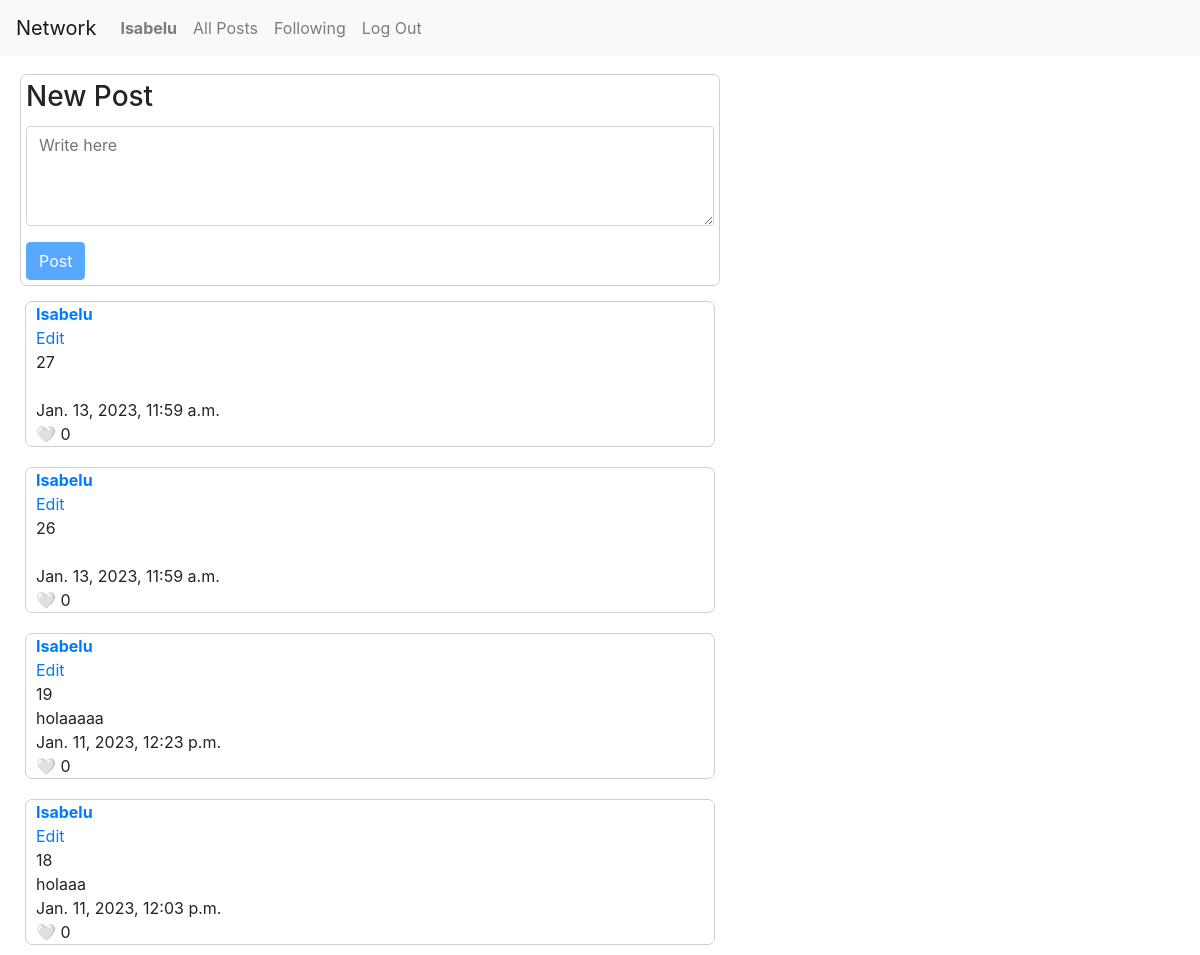
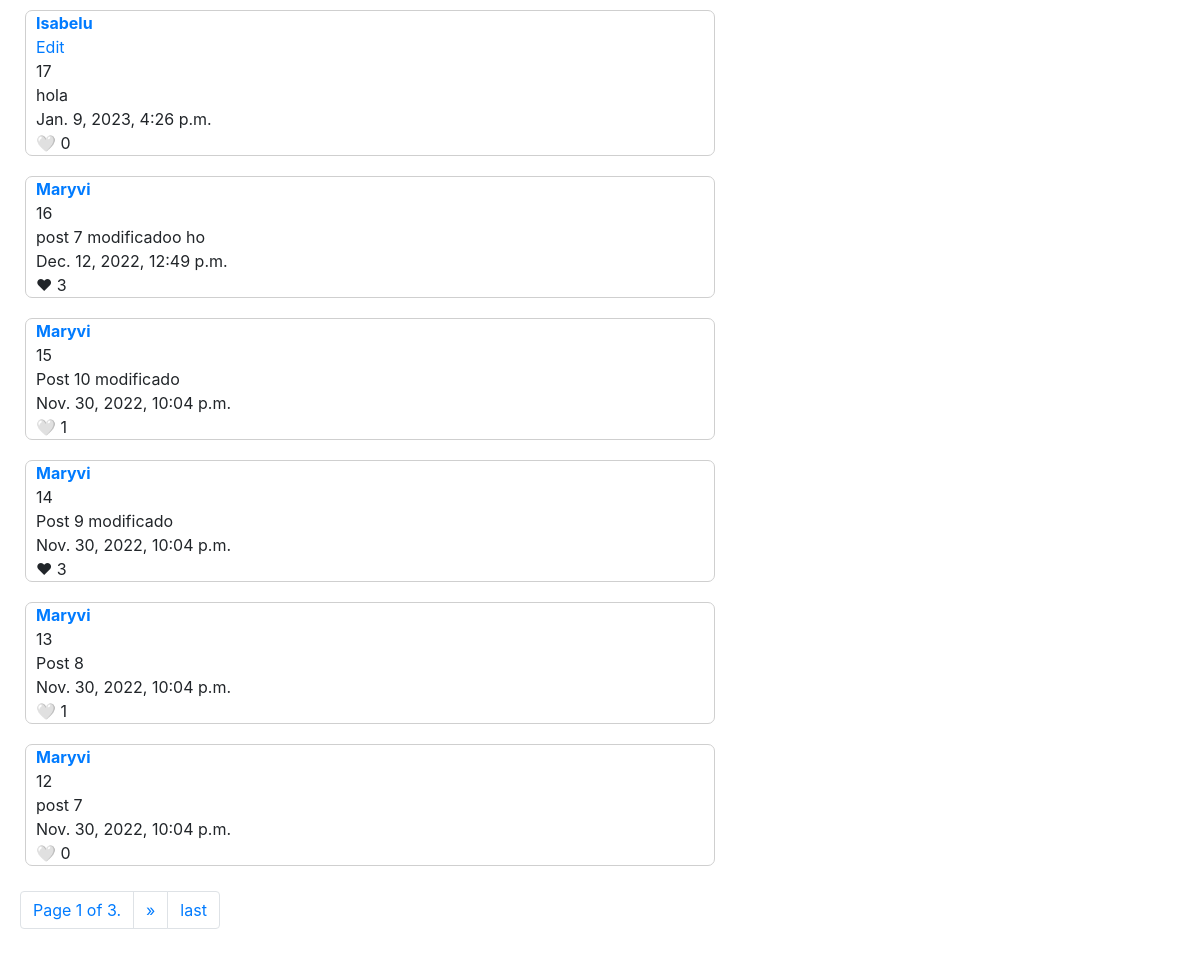
Before: / (signed in) with the older database file (2 pictures, top to bottom).
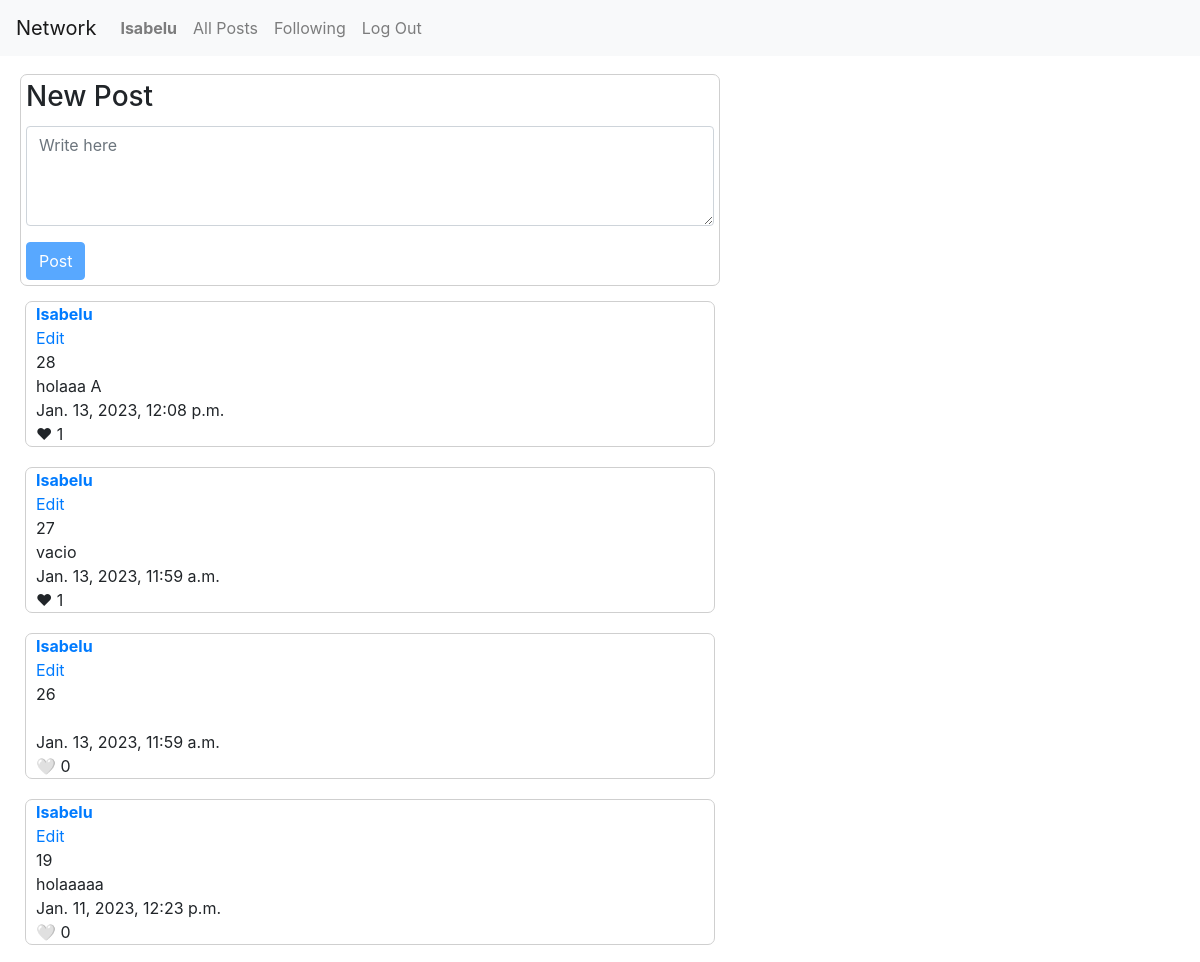
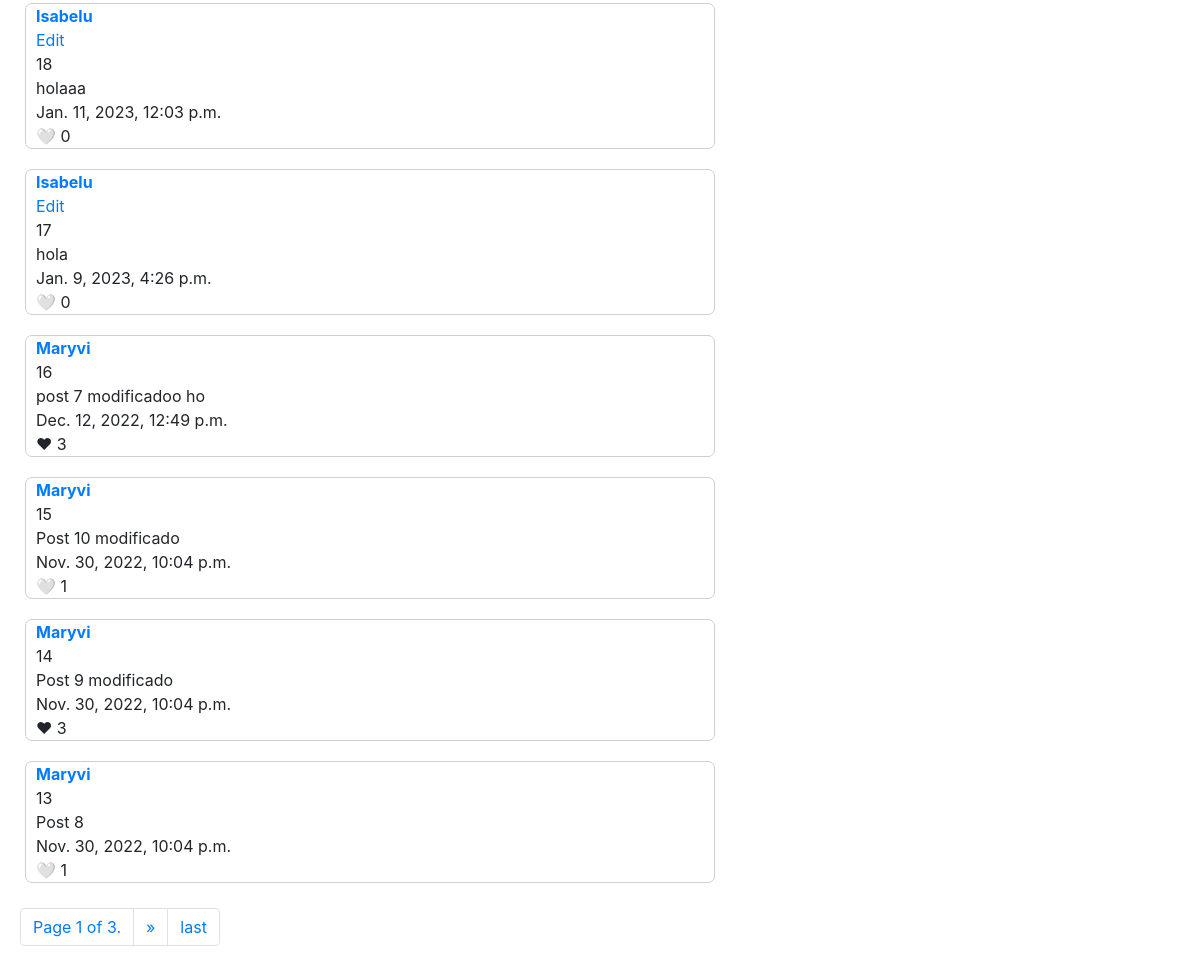
After: the same page with the newer database file (2 pictures, top to bottom).
### network/models.py (models this page shows, shortened)
class User(AbstractUser):
    pass
    date_creation = models.DateTimeField(auto_now_add=True, null=True)
    date_update = models.DateTimeField(auto_now=True, null=True)

class Post(models.Model):
    text = models.TextField(blank = True)
    date_creation = models.DateTimeField(auto_now_add=True)
    date_update = models.DateTimeField(auto_now=True)
    user = models.ForeignKey(User, on_delete=models.CASCADE, related_name="posted_by")

### network/views.py (the view, shortened to what this page needs)
# urls.py: path("", views.index, name="index"),
def index(request, post_id=None):
    objects = Post.objects.all().order_by('-date_creation')
    paginator = Paginator(objects, 10)
    page_number = request.GET.get('page')
    page_obj = paginator.get_page(page_number)
    pages = []
    if request.user.is_anonymous:
        return render(request, "network/login.html")
    else:
        posts_con_like = postsConLike(request.user)
    return render(request, "network/index.html", {
        "posts": page_obj,
        "show_new_post": True,
        "posts_con_like": posts_con_like
        })

### network/views.py (called while the page is built)
def postsConLike (user):
    mis_likes = Like.objects.filter(user=user)
    posts_con_like = []
    for like in mis_likes:
        posts_con_like.append(like.post.id)
    return posts_con_like

### network/templates/network/index.html (shortened to what this page needs)
{% extends "network/layout.html" %}
{% load static %}
{% block body %}
{% if user.is_authenticated %}
<div class="contenedor-principal">
  {% if show_new_post %}
  <div class="contenedor-post" id="new-edit-container">
    <h1 id="new-or-edit-title">New Post</h1>
    <form id="post-form" action="{% url 'new_post' %}" method="post">
      <div class="form-group">
        <textarea id="text-area" class="form-control" style="height: 100px; margin-top: 12px;" name="text"
          placeholder="Write here"></textarea>
      </div>
      <input id="save-button" class="btn btn-primary" type="submit" value="Post">
    </form>
  </div>
  {% endif %}
  <div class="contenedor-lista-posts">
    {% for post in posts %}
    <div class="contenedor-post-anterior">
      <div class="contenedor-usuario-post">
        <a id="prueba" href="{% url 'profile' post.user.id %}">{{ post.user.username }}</a>
      </div>
      <div class="contenedor-edit">
        {% if user.id == post.user.id %}
        <a href="{% url 'index' %}" onclick="return false;">Edit</a>
        {% endif %}
      </div>
      <div class="contenedor-text-post">
        {{ post.id }} <br>
        {{ post.text }} <br>
        {{ post.date_creation }} <br>
      </div>
      <div class="contenedor-likes">
        {% if post.id in posts_con_like %}
        <span class="like-button">❤</span>
        {% else %}
        <span class="like-button">🤍</span>
        {% endif%}
        <span class="like-count">{{ post.post_likes.count }}</span>
      </div>
    </div>
    {% endfor %}
  </div>
  <nav aria-label="Page navigation example">
    <ul class="pagination">
      <li class="page-item"><span class="page-link">Page {{ posts.number }} of {{ posts.paginator.num_pages }}.</span>
      </li>
      {% if posts.has_next %}
      <li class="page-item">
        <a class="page-link" href="?page={{ posts.next_page_number }}" aria-label="Next">
          <span aria-hidden="true">&raquo;</span>
        </a>
      </li>
      <li class="page-item">
        <a class="page-link" href="?page={{ posts.paginator.num_pages }}">last</a>
      </li>
      {% endif %}
    </ul>
  </nav>
</div>
{% endif %}
</div>
{% endblock %}

### network/templates/network/layout.html (shortened to what this page needs)
{% load static %}
<!DOCTYPE html>
<html lang="en">
    <head>
        <link rel="stylesheet" href="https://stackpath.bootstrapcdn.com/bootstrap/4.4.1/css/bootstrap.min.css">
        <link href="{% static 'network/index5.css' %}" rel="stylesheet">
    </head>
    <body>
        <nav class="navbar navbar-expand-lg navbar-light bg-light">
            <a class="navbar-brand" href="{% url 'index' %}">Network</a>
            <div>
              <ul class="navbar-nav mr-auto">
                {% if user.is_authenticated %}
                    <li class="nav-item">
                        <a class="nav-link" href="{% url 'profile' user.id %}"><strong>{{ user.username }}</strong></a>
                    </li>
                {% endif %}
                <li class="nav-item">
                  <a class="nav-link" href="{% url 'allPosts' %}">All Posts</a>
                </li>
                {% if user.is_authenticated %}
                    <li class="nav-item">
                        <a class="nav-link" href="{% url 'followingPosts' user.id %}">Following</a>
                    </li>
                    <li class="nav-item">
                        <a class="nav-link" href="{% url 'logout' %}">Log Out</a>
                    </li>
                {% endif %}
              </ul>
            </div>
          </nav>
        <div>
            {% block body %}
            {% endblock %}
    </body>
</html>

### network/static/network/index5.css (style rules this page uses)
.contenedor-principal { margin: 0 10px; padding: 10px; }
.contenedor-post { border: 1px solid #cfcfcf; border-radius: 7px; width: 700px; padding: 5px; margin-bottom: 10px; }
.contenedor-post > h1 { font-size: 28px; }
.contenedor-lista-posts { width: 700px; padding: 5px; margin-top: 10px; }
.contenedor-post-anterior { margin-bottom: 20px; border: 1px solid #cfcfcf; border-radius: 7px; padding-left: 10px; }
.contenedor-usuario-post { font-weight: bold; }

Changed rows visible on the page:
no longer on this page (row unchanged): Post: user.username "Maryvi", id "12", text "post 7", date_creation "Nov. 30, 2022, 10:04 p.m.", post_likes.count "0"
added Post: user.username "Isabelu", shows "Edit", id "28", text "holaaa A", date_creation "Jan. 13, 2023, 12:08 p.m.", post_likes.count "1"
changed Post id 27: text (not shown) → "vacio"; post_likes.count "0" → "1"; text "🤍" → "❤"
